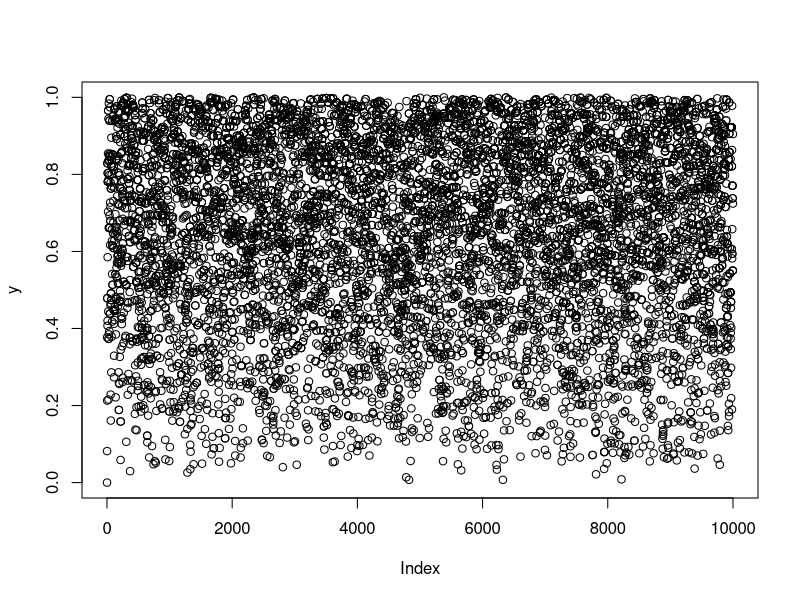
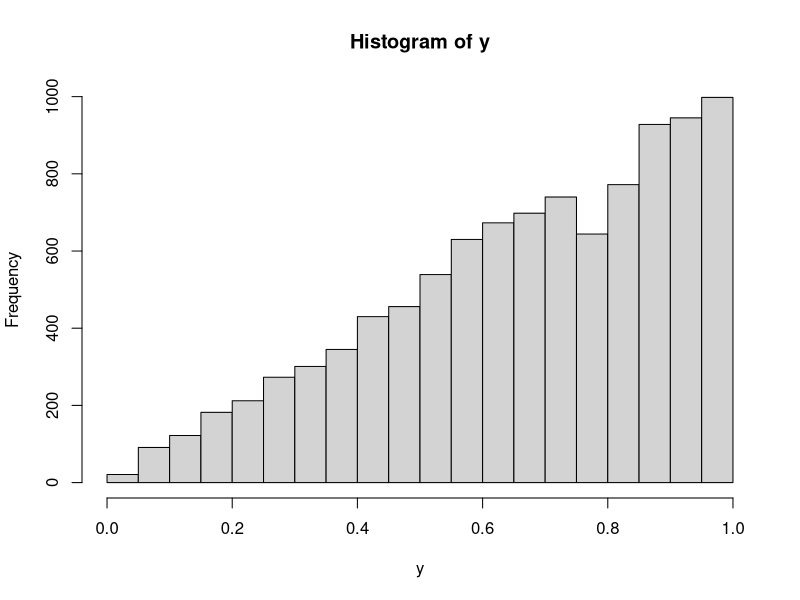

Generate these figures, in order, with R:
# In this exercise, you will practice with
# the Metropolis-Hastings sampler.
# Imagine that the posterior distribution (the target
# distribution) of the probability y is
# t(y) = 2 * y for y in the interval 0,1 
# and t(y) = 0 for y not in this interval.
# Use a Uniform distribution on the interval 0,1 as the 
# proposal density, that is, p(y) = U[0,1].
# Sample y using a Metropolis-Hastings sampler.

## Create the posterior in a function
posterior <- function(y){
  return(ifelse(y<0|y>1, 0, 2*y))
}

## Set number of iterations
iter <- 10000

y <- rep(0, 10000)

## Initial value
y[1] <- .000001

for(i in 2:iter) {
  prop_value <- runif(1, 0, 1)
  
  random_value <- runif(1, 0, 1)
  
  acceptance_ratio <- posterior(prop_value)/posterior(y[i - 1])
  
  if(random_value < acceptance_ratio) {
    y[i] <- prop_value } else { y[i] <- y[i - 1] }
  
}

plot(y)
hist(y)
